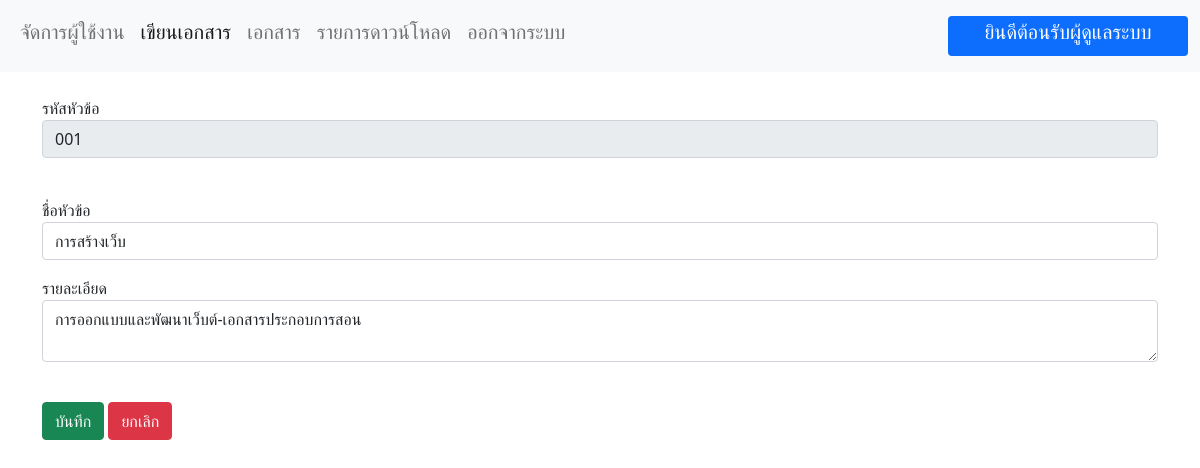
The page /edit_topic.php?id=001 on the database its author committed.
### tables this page shows
CREATE TABLE `topic` (
  `topic_id` int(3) UNSIGNED ZEROFILL NOT NULL,
  `topic_name` varchar(50) NOT NULL,
  `topic_detail` varchar(50) NOT NULL
);

### edit_topic.php (the view, shortened to what this page needs)
<?php
include 'condb.php';
$id=$_GET['id'];
$sql="SELECT * FROM topic WHERE topic_id ='$id' ";
$result=mysqli_query($conn,$sql);
$row=mysqli_fetch_array($result);
?>
<!DOCTYPE html>
<html lang="en">
<head>
<link href="https://cdn.jsdelivr.net/npm/bootstrap@5.1.3/dist/css/bootstrap.min.css" rel="stylesheet">
</head>
<body>
<nav class="navbar navbar-expand-lg navbar-light bg-light fw-bold">
  <div class="container-fluid">
    <div class="collapse navbar-collapse" id="navbarText">
      <ul class="navbar-nav me-auto mb-4 mb-lg-0">
        <li class="nav-item">
        <h5>
          <a class="nav-link " aria-current="page" href="indexadmin.php">จัดการผู้ใช้งาน</h5></a>
        </li>
        <li class="nav-item">
        <h5>
          <a class="nav-link active" href="createpage.php">เขียนเอกสาร</h5></a>
        </li>
        <li class="nav-item">
            <h5>
          <a class="nav-link" href="document.php">เอกสาร</h5></a>
        </li>
        <li class="nav-item">
            <h5>
          <a class="nav-link" href="record_document.php">รายการดาวน์โหลด</h5></a>
        </li>
        <li class="nav-item">
        <h5>
          <a class="nav-link" href="logout.php">ออกจากระบบ</h5></a>
        </li>
      </ul>
      <span class="navbar-text">
      <div class="badge bg-primary text-wrap" style="width: 15rem;">
      <h5>
        ยินดีต้อนรับผู้ดูแลระบบ
        </h5>
      </span>
    </div>
  </div>
</nav>
<form action="top_update.php" method="post" enctype="multipart/form-data">
    <div class="container">
    <br>
    <div class="mb-3">
    <label>รหัสหัวข้อ</label>
    <input type="text" name="topic_id" id="topic_id" class="form-control" readonly value="<?=$row['topic_id']?>">
  </div>
    <br>
    <div class="mb-3">
    <label>ชื่อหัวข้อ</label>
  <input type="text" name="topic_name" id="topic_name" class="form-control" value="<?php echo $row['topic_name'];?>" required>
</div>
<div class="mb-3">
    <label>รายละเอียด</label>
    <textarea name="topic_detail" id="topic_detail" class="form-control" cols="30" rows="2"><?php echo $row['topic_detail'];?></textarea>
  </div>
<br>
<input type="submit" name="submit" value="บันทึก"
class="btn btn-success">
<a href="topic.php?Page=1" class="btn btn-danger">ยกเลิก</a>
    </div>
</form>
</body>
</html>

### rows shown on the page
topic: topic_id "001", topic_name "การสร้างเว็บ", topic_detail "การออกแบบและพัฒนาเว็บต์-เอกสารประกอบการสอน"
